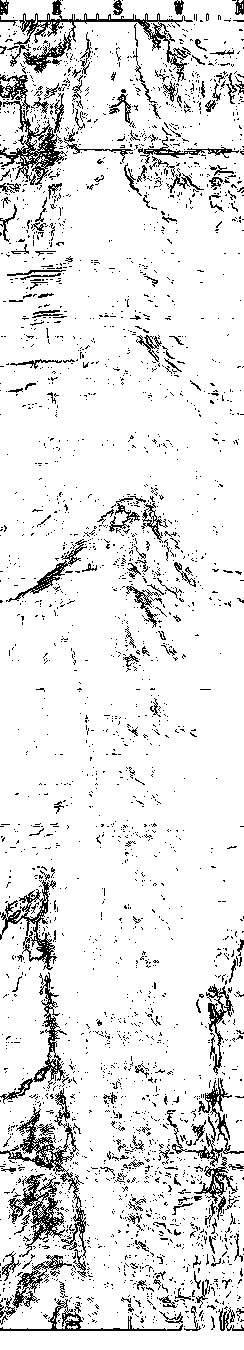
#> input picture reports/2025-C/figures/process/q1_图1-10_raw_edge.png, 244 x 1350 px
$ python -i q1_segmentation.py   (imports and definitions only)
#> lines starting #> are read from the running program, lines starting #| are printed output that depends on the picture; after the words box and inside, x2 and y2 are one past the last pixel; in counts of white or black regions, pixels touching at a corner belong together
#> `picture = cv2.imread('../../../reports/2025-C/figures/process/q1_图1-10..`: picture: shape (1350, 244); 90% white; black in thin lines or dots
"""问题一裂隙候选分割。

当前附件未提供独立像素标签，因此本脚本只输出可审计的候选掩膜和无监督诊断，
不计算监督学习精度。
"""
from __future__ import annotations

import csv
from pathlib import Path

import cv2
import numpy as np
from PIL import Image


DATA_ROOT = Path(r"C:\Users\zyq\AppData\Local\Temp\huawei-c-test2\C题\附件1")
PROJECT = Path(__file__).resolve().parents[1]
RESULTS = PROJECT / "results"
FIGURES = PROJECT / "figures"
# [3 lines not run here, left out]


def segment(gray: np.ndarray) -> tuple[np.ndarray, dict[str, float]]:
    clahe = cv2.createCLAHE(clipLimit=2.0, tileGridSize=(8, 8))
    enhanced = clahe.apply(gray)
    filtered = cv2.bilateralFilter(enhanced, 7, 35, 35)
    blackhat_kernel = cv2.getStructuringElement(cv2.MORPH_ELLIPSE, (15, 15))
    blackhat = cv2.morphologyEx(filtered, cv2.MORPH_BLACKHAT, blackhat_kernel)
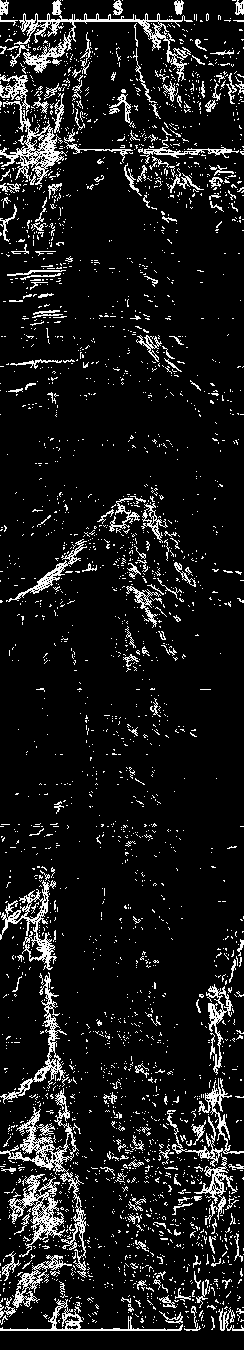
#> blackhat: shape (1350, 244); min 0, max 253, mean 25.2
    _, dark_mask = cv2.threshold(blackhat, 0, 255, cv2.THRESH_BINARY + cv2.THRESH_OTSU)
#> dark_mask: shape (1350, 244); 10% white in thin lines or dots
    canny = cv2.Canny(filtered, 35, 110)
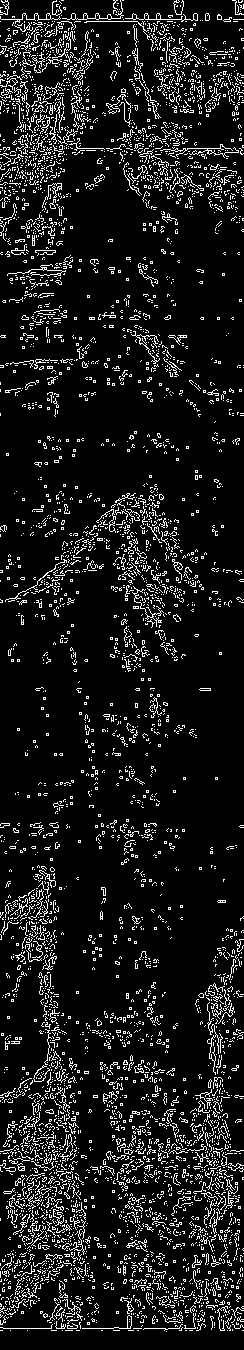
#> canny: shape (1350, 244); 10% white in thin lines or dots
    combined = cv2.bitwise_or(dark_mask, canny)
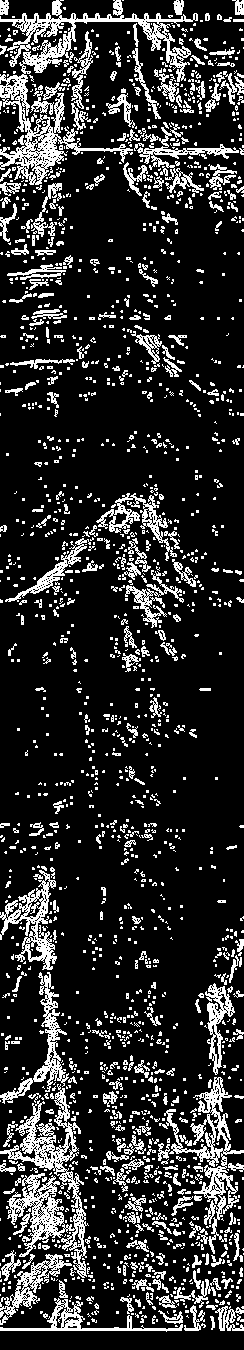
#> combined: shape (1350, 244); 17.5% white in thin lines or dots
    small_kernel = np.ones((3, 3), np.uint8)
    combined = cv2.morphologyEx(combined, cv2.MORPH_CLOSE, small_kernel, iterations=1)
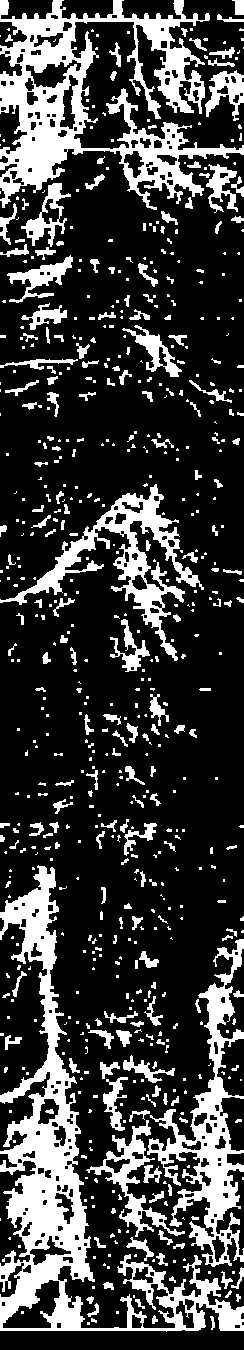
#> combined: shape (1350, 244); 23.8% white; 647 white regions (429 under 20 px), largest, box (x1, y1, x2, y2) and area: (0, 865, 244, 1332) 20924, (0, 0, 244, 210) 17845, (147, 939, 244, 1267) 8362
    combined = cv2.morphologyEx(combined, cv2.MORPH_OPEN, small_kernel, iterations=1)
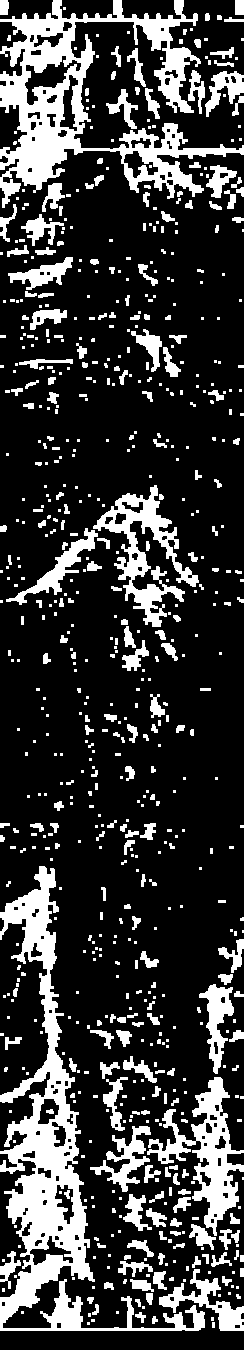
#> combined: shape (1350, 244); 22.2% white; 715 white regions (468 under 20 px), largest, box (x1, y1, x2, y2) and area: (0, 866, 205, 1331) 17562, (0, 0, 244, 208) 15583, (147, 1077, 244, 1236) 4717
    count, labels, stats, _ = cv2.connectedComponentsWithStats(combined, connectivity=8)
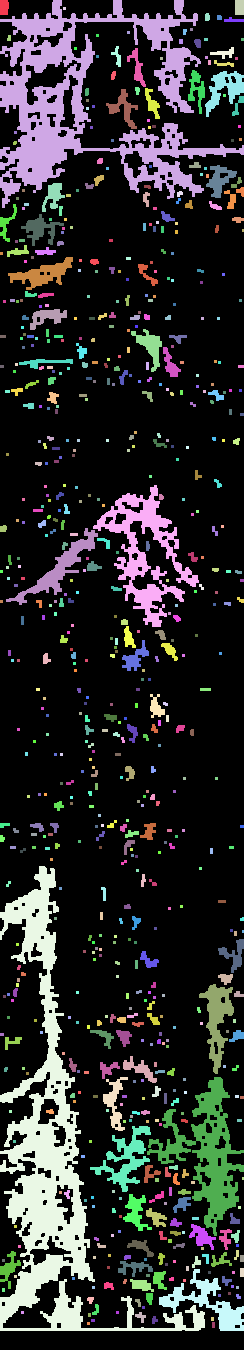
#> labels: shape (1350, 244) int32; 716 distinct labels, from 0 to 715; one colour per label, 0 black
#> count = 716; stats = 716 rows, first 6: [0, 0, 244, 1350, 256361], [0, 0, 9, 15, 127], [0, 0, 244, 208, 15583], [235, 0, 9, 15, 135], [63, 7, 3, 3, 9], [205, 13, 5, 8, 36]
    cleaned = np.zeros_like(combined)
    kept = 0
    for label in range(1, count):
        area = int(stats[label, cv2.CC_STAT_AREA])
        if area >= 12:
            cleaned[labels == label] = 255
            kept += 1
#> this loop made 715 passes
#> area on passes 1, 2, 3, 5, 6, 7, 8, 11, 13, 14, 18, 19: 127, 15583, 135, 36, 24, 66, 21, 21, 20, 52, 92, 124
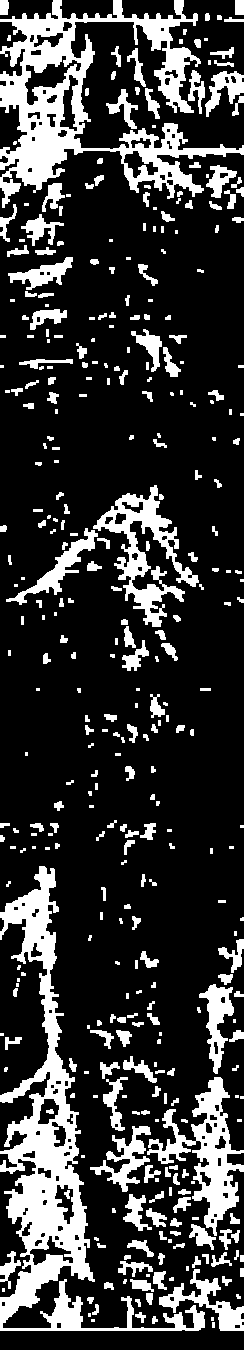
#> cleaned: shape (1350, 244); 21.2% white; 373 white regions (126 under 20 px), largest, box (x1, y1, x2, y2) and area: (0, 866, 205, 1331) 17562, (0, 0, 244, 208) 15583, (147, 1077, 244, 1236) 4717
#> after the loop, kept = 373
    diagnostics = {
        "otsu_threshold": float(cv2.threshold(blackhat, 0, 255, cv2.THRESH_BINARY + cv2.THRESH_OTSU)[0]),
        "mask_coverage": float(np.mean(cleaned > 0)),
        "components": float(kept),
    }
#> diagnostics = {'otsu_threshold': 0, 'mask_coverage': 0.212, 'components': 373}
    return cleaned, diagnostics


def main() -> None:
    rows = []
    for path in sorted(DATA_ROOT.glob("*.jpg")):
        gray = np.asarray(Image.open(path).convert("L"), dtype=np.uint8)
        mask, diagnostics = segment(gray)
        output = FIGURES / "result" / f"q1_{path.stem}_candidate.png"
        Image.fromarray(255 - mask).save(output)
        rows.append({"image": path.name, "width": gray.shape[1], "height": gray.shape[0], **{k: round(v, 6) for k, v in diagnostics.items()}})
    with (RESULTS / "q1_candidate_summary.csv").open("w", newline="", encoding="utf-8-sig") as handle:
        writer = csv.DictWriter(handle, fieldnames=list(rows[0]))
        writer.writeheader()
        writer.writerows(rows)
    mean_coverage = sum(float(row["mask_coverage"]) for row in rows) / len(rows)
    print(f"PASS: Q1 generated {len(rows)} candidate masks; mean_coverage={mean_coverage:.4f}")
    print("LIMITATION: no independent pixel labels; supervised metrics are unavailable")


# [2 lines not run here, left out]

>>> import cv2
>>> picture = cv2.imread('../../../reports/2025-C/figures/process/q1_图1-10_raw_edge.png', cv2.IMREAD_GRAYSCALE)
>>> result = segment(picture)

$ run again, on reports/2025-C/figures/process/q1_图1-4_raw_edge.png
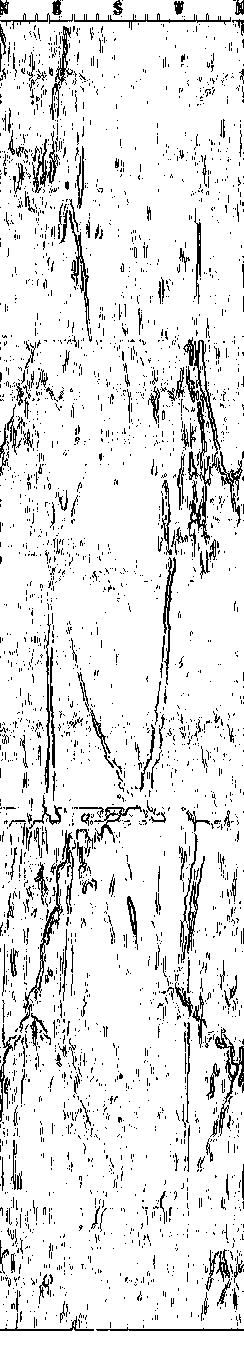
#> input picture reports/2025-C/figures/process/q1_图1-4_raw_edge.png, 244 x 1350 px
#> picture: shape (1350, 244); 90% white; black in thin lines or dots
#> dark_mask: shape (1350, 244); 10% white in thin lines or dots
#> canny: shape (1350, 244); 11.5% white in thin lines or dots
#> in segment, `count, labels, stats, _ = cv2.connectedComponentsWithStats(combined, c..`:
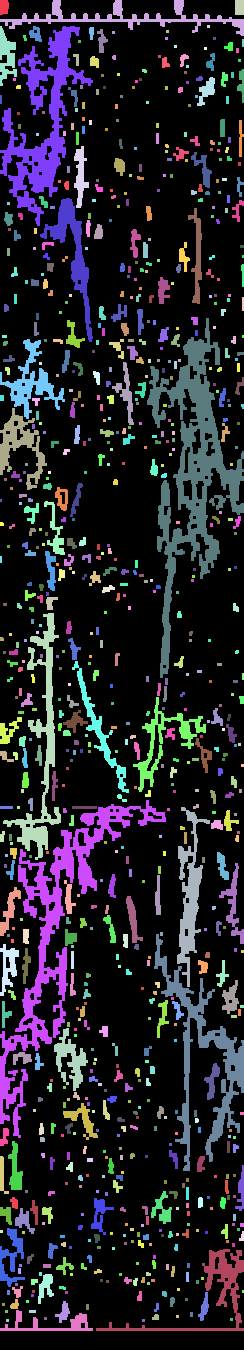
#> labels: shape (1350, 244) int32; 863 distinct labels, from 0 to 862; one colour per label, 0 black
#> count = 863; stats = 863 rows, first 6: [0, 0, 244, 1350, 253303], [0, 0, 9, 15, 122], [0, 0, 244, 36, 1825], [235, 0, 9, 15, 135], [207, 25, 3, 3, 9], [0, 26, 17, 60, 540]
#> the loop in segment, `for label in range(1, count):` made 862 passes
#> area on passes 1, 2, 3, 5, 6, 7, 8, 9: 122, 1825, 135, 540, 124, 5282, 53, 132
#> after the loop in segment, `for label in range(1, count):`:
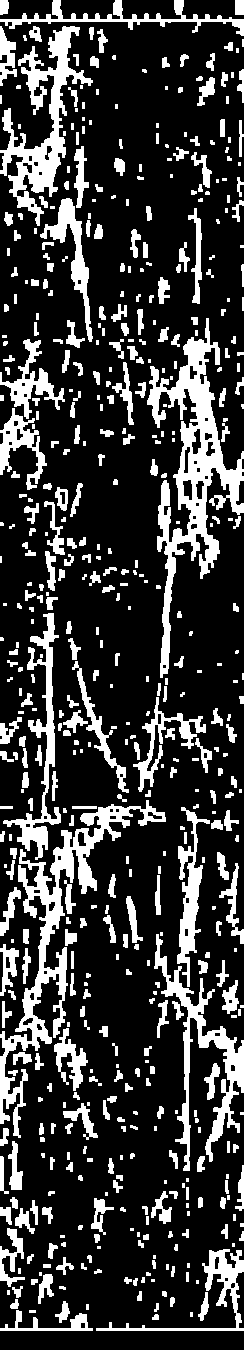
#> cleaned: shape (1350, 244); 22.2% white; 547 white regions (168 under 20 px), largest, box (x1, y1, x2, y2) and area: (147, 318, 244, 678) 9142, (0, 800, 166, 1138) 7661, (0, 26, 93, 226) 5282
#> after the loop in segment, `for label in range(1, count):`: kept = 547
#> diagnostics = {'otsu_threshold': 0, 'mask_coverage': 0.222, 'components': 547}

$ run again, on reports/2025-C/figures/process/q1_图1-5_raw_edge.png
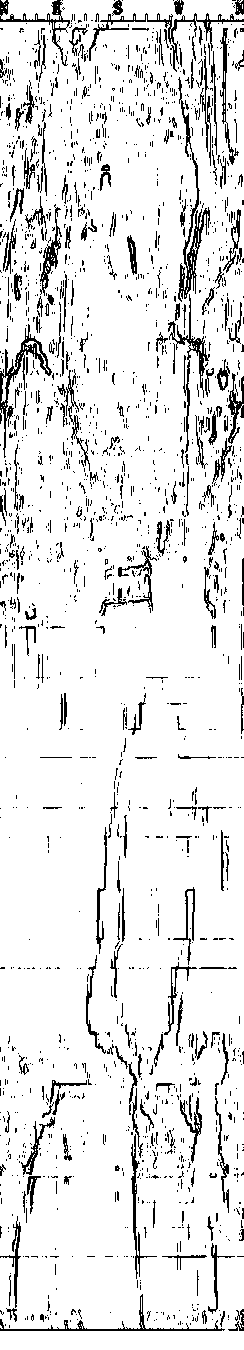
#> input picture reports/2025-C/figures/process/q1_图1-5_raw_edge.png, 244 x 1350 px
#> picture: shape (1350, 244); 89.9% white; black in thin lines or dots
#> dark_mask: shape (1350, 244); 10.1% white in thin lines or dots
#> canny: shape (1350, 244); 9.6% white in thin lines or dots
#> in segment, `count, labels, stats, _ = cv2.connectedComponentsWithStats(combined, c..`:
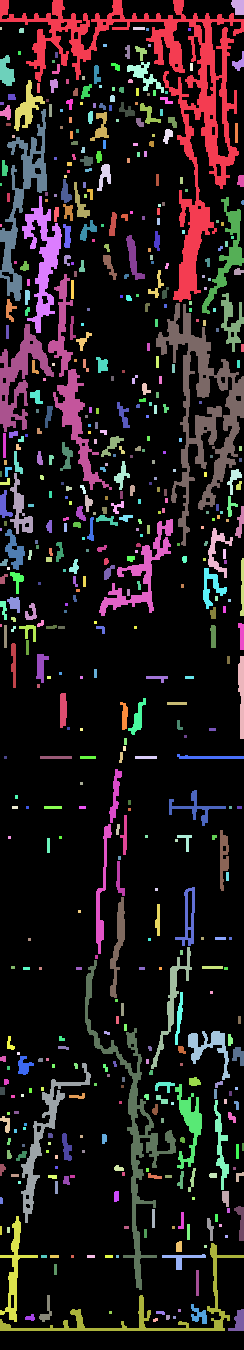
#> labels: shape (1350, 244) int32; 567 distinct labels, from 0 to 566; one colour per label, 0 black
#> count = 567; stats = 567 rows, first 6: [0, 0, 244, 1350, 262709], [0, 0, 244, 302, 11012], [231, 0, 13, 15, 161], [0, 27, 2, 3, 6], [133, 27, 12, 3, 36], [19, 28, 5, 5, 24]
#> the loop in segment, `for label in range(1, count):` made 566 passes
#> area on passes 1, 2, 4, 5, 9, 11, 13, 15: 11012, 161, 36, 24, 54, 84, 108, 311
#> after the loop in segment, `for label in range(1, count):`:
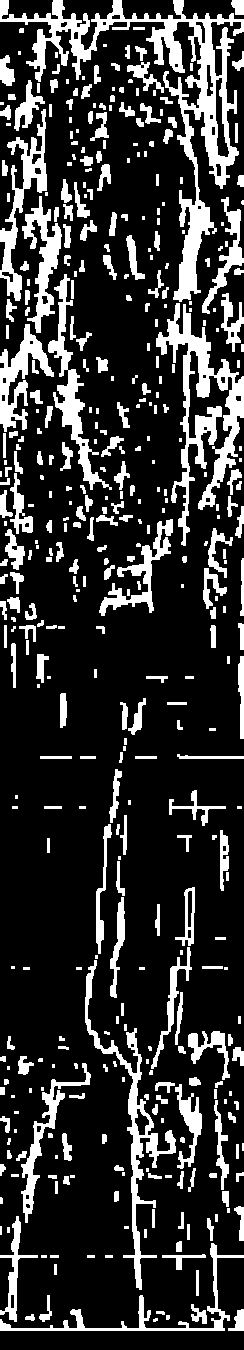
#> cleaned: shape (1350, 244); 19.9% white; 425 white regions (119 under 20 px), largest, box (x1, y1, x2, y2) and area: (0, 0, 244, 302) 11012, (156, 303, 244, 546) 5809, (85, 960, 176, 1290) 3326
#> after the loop in segment, `for label in range(1, count):`: kept = 425
#> diagnostics = {'otsu_threshold': 0, 'mask_coverage': 0.199, 'components': 425}

$ run again, on reports/2025-C/figures/process/q1_图1-6_raw_edge.png
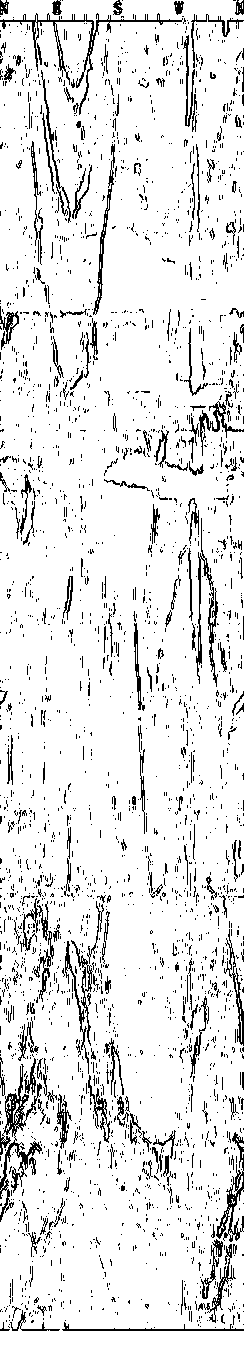
#> input picture reports/2025-C/figures/process/q1_图1-6_raw_edge.png, 244 x 1350 px
#> picture: shape (1350, 244); 90% white; black in thin lines or dots
#> enhanced: shape (1350, 244); values 3 (black) and 255 (white), 90% white; black in thin lines or dots
#> blackhat: shape (1350, 244); values 0 (black) and 252 (white), 10% white in thin lines or dots
#> dark_mask: shape (1350, 244); 10% white in thin lines or dots
#> canny: shape (1350, 244); 11.1% white in thin lines or dots
#> labels: shape (1350, 244) int32; 895 distinct labels, from 0 to 894
#> count = 895; stats = 895 rows, first 6: [0, 0, 244, 1350, 256282], [0, 0, 9, 15, 122], [0, 0, 244, 223, 6238], [235, 0, 9, 15, 135], [63, 29, 5, 11, 52], [9, 31, 3, 3, 9]
#> the loop in segment, `for label in range(1, count):` made 894 passes
#> area on passes 1, 2, 3, 4, 9, 10, 14, 16: 122, 6238, 135, 52, 33, 48, 27, 92
#> after the loop in segment, `for label in range(1, count):`:
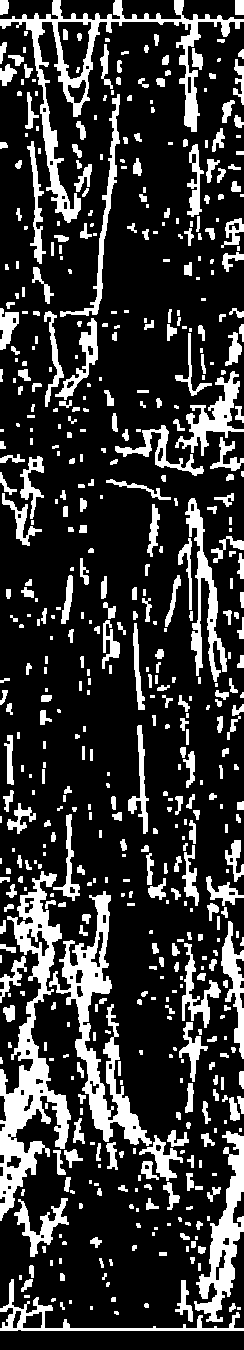
#> cleaned: shape (1350, 244); 21.3% white; 576 white regions (188 under 20 px), largest, box (x1, y1, x2, y2) and area: (0, 871, 71, 1221) 7930, (0, 0, 244, 223) 6238, (49, 891, 152, 1146) 5990
#> after the loop in segment, `for label in range(1, count):`: kept = 576
#> diagnostics = {'otsu_threshold': 0, 'mask_coverage': 0.213, 'components': 576}
